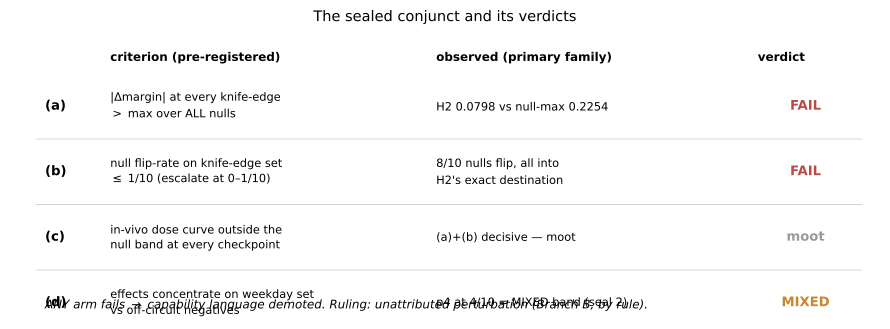

Write Python code to recreate this figure.
#!/usr/bin/env python3
"""The adjudication table as a figure (Sec 6) — the conjunct at a glance.

De-circulared (P2-W3): leaf (b) — the 8/10 null flip count — is
derived from the banked judge LOGS (each file sha-verified against
its evidence dir's SHA256SUMS before parsing), not README prose.

Leaf (a) stays pinned to the README ruling block (the banked record
— GUARD 2) and is cross-checked here against the in-tree dumps: the
base-side margin of record (+0.0091 at p3s1) came from the
session-h2-era judge binary's base-side dump, which was NOT banked.
Re-deriving |Δmargin| at p3s1 with the in-tree session-f-judge base
(its step-1 margin is +0.0711) shifts H2's and the null-max values
by exactly +0.0620 each (the recorded cross-build 4th-decimal
variation class, r4-closeout) — the ordering and the (a) FAIL
verdict are base-side-invariant. The figure renders the BANKED
numbers; the cross-check asserts the invariance.
"""
import hashlib
import re
from pathlib import Path

import matplotlib

matplotlib.use("Agg")
import matplotlib.pyplot as plt

ROOT = Path(__file__).resolve().parents[2]
EV = ROOT / "evidence"
README = EV / "session-i-primary" / "README.md"
DUMP = re.compile(r"NEURALOS_DUMP step=(\d+) n_out=\d+: (.*)")


def sha_ok(path: Path, session_dir: Path) -> None:
    sums = {}
    for line in (session_dir / "SHA256SUMS").read_text().splitlines():
        if line.strip():
            h, _, name = line.partition("  ")
            sums[name.strip().lstrip("./")] = h
    rel = str(path.relative_to(session_dir))
    want = sums.get(rel)
    if want is None:
        raise SystemExit(f"no banked sha for {rel}")
    got = hashlib.sha256(path.read_bytes()).hexdigest()
    if got != want:
        raise SystemExit(f"SHA MISMATCH {rel}: {got} != {want}")


def read_log(session_dir: Path, sub: str, prompt: str) -> str:
    d = session_dir / sub if sub else session_dir
    f = d / f"{prompt}_run1.log"
    sha_ok(f, session_dir)
    t = f.read_text()
    assert t.strip(), f"void log {f}"
    return t


def parse_err(path: Path) -> dict:
    steps = {}
    for line in path.read_text(errors="replace").splitlines():
        m = DUMP.match(line)
        if m:
            steps[int(m.group(1))] = [
                (int(a), float(b.replace(",", ".")))
                for a, b in re.findall(r"(\d+):(-?[\d,]+)", m.group(2))]
    return steps


# --- leaf (b): 8/10 derived from the logs, asserted to the bank -------
base_p3 = read_log(EV / "session-f-judge", "", "p3")
h2_p3 = read_log(EV / "session-h2", "", "p3")
flips = h2_dest = 0
for i in range(1, 11):
    t = read_log(EV / "session-i-primary", f"null-d{i}", "p3")
    if t != base_p3:
        flips += 1
        if t == h2_p3:
            h2_dest += 1
print(f"parsed from logs: p3 dose flips {flips}/10, of which H2's "
      f"exact destination {h2_dest}")
assert flips == 8 and h2_dest == 8, "leaf (b) does not reproduce"

# --- leaf (a): banked pin + in-tree verdict-invariance cross-check ----
text = README.read_text()
m_a = re.search(r"\(a\) FAIL — ([\d.]+) < ([\d.]+)", text)
assert m_a, "banked (a) ruling not found in README"
BANKED_H2, BANKED_NULLMAX = float(m_a.group(1)), float(m_a.group(2))
print(f"banked (a): |Δmargin| H2 {BANKED_H2} < null-max {BANKED_NULLMAX}")

base_s1 = parse_err(EV / "session-f-judge" / "p3_run1.err")[1]
t1, t2 = base_s1[0][0], base_s1[1][0]
m_base = base_s1[0][1] - base_s1[1][1]


def dmargin(steps):
    d = dict(steps[1])
    return abs((d[t1] - d[t2]) - m_base)


h2_dm = dmargin(parse_err(EV / "session-h2" / "p3_run1.err"))
null_dms = {f"d{i}": dmargin(parse_err(
    EV / "session-i-primary" / f"null-d{i}" / "p3_run1.err"))
    for i in range(1, 11)}
null_max, null_arg = max(null_dms.values()), max(
    null_dms, key=null_dms.get)
off_h2, off_max = round(h2_dm - BANKED_H2, 4), \
    round(null_max - BANKED_NULLMAX, 4)
print(f"in-tree re-derivation (f-judge base, margin {m_base:+.4f}): "
      f"H2 {h2_dm:.4f}, null-max {null_max:.4f} ({null_arg})")
print(f"constant cross-build offset: H2 {off_h2:+.4f}, "
      f"null-max {off_max:+.4f}")
assert off_h2 == off_max == 0.0620, "offset no longer constant — investigate"
assert h2_dm < null_max and BANKED_H2 < BANKED_NULLMAX, \
    "(a) FAIL verdict not base-side-invariant"

# --- render -----------------------------------------------------------
rows = [
    ("(a)", "|$\\Delta$margin| at every knife-edge\n$>$ max over ALL nulls",
     f"H2 {BANKED_H2} vs null-max {BANKED_NULLMAX}", "FAIL"),
    ("(b)", "null flip-rate on knife-edge set\n$\\leq$ 1/10 (escalate at 0–1/10)",
     f"{flips}/10 nulls flip, all into\nH2's exact destination", "FAIL"),
    ("(c)", "in-vivo dose curve outside the\nnull band at every checkpoint",
     "(a)+(b) decisive — moot", "moot"),
    ("(d)", "effects concentrate on weekday set\nvs off-circuit negatives",
     "p4 at 4/10 = MIXED band (seal 2)", "MIXED"),
]

fig, ax = plt.subplots(figsize=(9.0, 3.4))
ax.set_xlim(0, 10)
ax.set_ylim(0, 10)
ax.axis("off")

headers = ["", "criterion (pre-registered)", "observed (primary family)", "verdict"]
xs = [0.4, 1.15, 4.9, 8.6]
for x, h in zip(xs, headers):
    ax.text(x, 9.1, h, fontsize=8.6, fontweight="bold", va="center")

colors = {"FAIL": "#b94a48", "moot": "#999999", "MIXED": "#c9862b"}
y = 7.4
for tag, crit, obs, verdict in rows:
    ax.text(xs[0], y, tag, fontsize=9.5, fontweight="bold", va="center")
    ax.text(xs[1], y, crit, fontsize=8.2, va="center", linespacing=1.4)
    ax.text(xs[2], y, obs, fontsize=8.2, va="center", linespacing=1.4)
    ax.text(9.15, y, verdict, fontsize=9.5, fontweight="bold",
            va="center", ha="center", color=colors[verdict])
    ax.plot([0.3, 9.8], [y - 1.15, y - 1.15], color="#cccccc", lw=0.6)
    y -= 2.3

ax.text(0.4, 0.4, "ANY arm fails $\\to$ capability language demoted. "
        "Ruling: unattributed perturbation (Branch B, by rule).",
        fontsize=8.6, style="italic", va="center")
ax.set_title("The sealed conjunct and its verdicts",
             fontsize=10.5, pad=8)
fig.tight_layout()
out = Path(__file__).parent / "adjudication_table.pdf"
fig.savefig(out, bbox_inches="tight")
print(f"wrote {out}")
